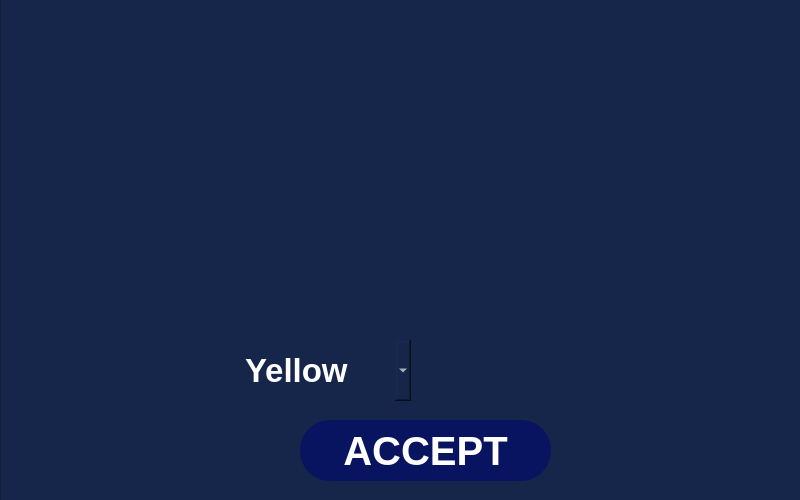
<?xml version="1.0" encoding="UTF-8"?>
<ui version="4.0">
 <class>MenuWindow</class>
 <widget class="QWidget" name="MenuWindow">
  <property name="geometry">
   <rect>
    <x>0</x>
    <y>0</y>
    <width>800</width>
    <height>500</height>
   </rect>
  </property>
  <property name="windowTitle">
   <string>MenuWindow</string>
  </property>
  <property name="styleSheet">
   <string notr="true"/>
  </property>
  <widget class="QPushButton" name="startBut">
   <property name="geometry">
    <rect>
     <x>260</x>
     <y>360</y>
     <width>321</width>
     <height>61</height>
    </rect>
   </property>
   <property name="font">
    <font>
     <family>Arial</family>
     <pointsize>30</pointsize>
     <italic>false</italic>
     <bold>true</bold>
    </font>
   </property>
   <property name="styleSheet">
    <string notr="true">QPushButton {
	font: 700 30pt &quot;Arial&quot;;
	border-radius: 30px;
	background-color:rgb(9, 20, 96);
	color: white;
}
QPushButton:hover {
	background-color: rgb(66, 14, 155);
}
QPushButton:pressed {
	background-color: rgb(34, 10, 105);
	color: white;
}

</string>
   </property>
   <property name="text">
    <string>Start</string>
   </property>
  </widget>
  <widget class="QGraphicsView" name="graphicsView">
   <property name="geometry">
    <rect>
     <x>0</x>
     <y>-30</y>
     <width>1800</width>
     <height>800</height>
    </rect>
   </property>
   <property name="styleSheet">
    <string notr="true">background-color:rgb(22, 37, 74);
</string>
   </property>
  </widget>
  <widget class="QLineEdit" name="loginLineEdit">
   <property name="geometry">
    <rect>
     <x>260</x>
     <y>300</y>
     <width>321</width>
     <height>51</height>
    </rect>
   </property>
   <property name="font">
    <font>
     <family>Arial</family>
     <pointsize>30</pointsize>
     <italic>false</italic>
     <bold>true</bold>
    </font>
   </property>
   <property name="styleSheet">
    <string notr="true">QLineEdit {
    background-color:rgb(22, 37, 74);
	color:white;
	font: 700 30pt &quot;Arial&quot;;
}
</string>
   </property>
   <property name="text">
    <string/>
   </property>
   <property name="maxLength">
    <number>15</number>
   </property>
  </widget>
  <widget class="QLabel" name="logoLabel">
   <property name="geometry">
    <rect>
     <x>160</x>
     <y>-10</y>
     <width>481</width>
     <height>311</height>
    </rect>
   </property>
   <property name="styleSheet">
    <string notr="true">QLabel{
background-image:url('/Users/sagot/Documents/Snake-game/images/logo.png');
background-size: 20%;
background-color:
};</string>
   </property>
   <property name="text">
    <string/>
   </property>
  </widget>
  <widget class="QPushButton" name="leaderBoardBut">
   <property name="geometry">
    <rect>
     <x>260</x>
     <y>430</y>
     <width>321</width>
     <height>61</height>
    </rect>
   </property>
   <property name="font">
    <font>
     <family>Arial</family>
     <pointsize>30</pointsize>
     <italic>false</italic>
     <bold>true</bold>
    </font>
   </property>
   <property name="styleSheet">
    <string notr="true">QPushButton {
	font: 700 30pt &quot;Arial&quot;;
	border-radius: 30px;
	background-color:rgb(9, 20, 96);
	color: white;
}
QPushButton:hover {
	background-color: rgb(66, 14, 155);
}
QPushButton:pressed {
	background-color: rgb(34, 10, 105);
	color: white;
}

</string>
   </property>
   <property name="text">
    <string>Leader Board</string>
   </property>
  </widget>
  <widget class="QPushButton" name="skinbut">
   <property name="geometry">
    <rect>
     <x>10</x>
     <y>380</y>
     <width>151</width>
     <height>111</height>
    </rect>
   </property>
   <property name="font">
    <font>
     <family>Arial</family>
     <pointsize>30</pointsize>
     <italic>false</italic>
     <bold>true</bold>
    </font>
   </property>
   <property name="styleSheet">
    <string notr="true">QPushButton {
border-radius:30px;
  background-image: url('/Users/sagot/Documents/Snake-game/images/skinBut.png');
  background-repeat: no-repeat;
   background-position: center;
	background-color:rgb(22, 37, 74);
}
QPushButton:hover {
	background-color: rgb(66, 14, 155);
background-image:url('/Users/sagot/Documents/Snake-game/images/skinBut.png');
}
QPushButton:pressed {
background-image:url('/Users/sagot/Documents/Snake-game/images/skinBut.png');
	background-color: rgb(34, 10, 105);
	color: white;
}

</string>
   </property>
   <property name="text">
    <string/>
   </property>
  </widget>
  <widget class="QFrame" name="skinFrame">
   <property name="geometry">
    <rect>
     <x>240</x>
     <y>300</y>
     <width>361</width>
     <height>191</height>
    </rect>
   </property>
   <property name="styleSheet">
    <string notr="true">background-color:rgb(22, 37, 74);
border-radius:10px;</string>
   </property>
   <property name="frameShape">
    <enum>QFrame::StyledPanel</enum>
   </property>
   <property name="frameShadow">
    <enum>QFrame::Raised</enum>
   </property>
   <widget class="QLabel" name="label">
    <property name="geometry">
     <rect>
      <x>180</x>
      <y>10</y>
      <width>151</width>
      <height>101</height>
     </rect>
    </property>
    <property name="styleSheet">
     <string notr="true">color:white;</string>
    </property>
    <property name="text">
     <string/>
    </property>
   </widget>
   <widget class="QComboBox" name="comboBox">
    <property name="geometry">
     <rect>
      <x>0</x>
      <y>40</y>
      <width>171</width>
      <height>61</height>
     </rect>
    </property>
    <property name="font">
     <font>
      <family>Arial</family>
      <pointsize>25</pointsize>
      <bold>true</bold>
     </font>
    </property>
    <property name="styleSheet">
     <string notr="true">color:white;
hover-color:black;</string>
    </property>
    <item>
     <property name="text">
      <string>Yellow</string>
     </property>
    </item>
    <item>
     <property name="text">
      <string>Purple</string>
     </property>
    </item>
    <item>
     <property name="text">
      <string>Light blue</string>
     </property>
    </item>
    <item>
     <property name="text">
      <string>Orange</string>
     </property>
    </item>
    <item>
     <property name="text">
      <string>Gray</string>
     </property>
    </item>
    <item>
     <property name="text">
      <string>Dark blue</string>
     </property>
    </item>
    <item>
     <property name="text">
      <string>Dark green</string>
     </property>
    </item>
    <item>
     <property name="text">
      <string>Red</string>
     </property>
    </item>
    <item>
     <property name="text">
      <string>Light green</string>
     </property>
    </item>
    <item>
     <property name="text">
      <string>Pink</string>
     </property>
    </item>
   </widget>
   <widget class="QPushButton" name="acceptSkinBut">
    <property name="geometry">
     <rect>
      <x>60</x>
      <y>120</y>
      <width>251</width>
      <height>61</height>
     </rect>
    </property>
    <property name="font">
     <font>
      <family>Arial</family>
      <pointsize>30</pointsize>
      <italic>false</italic>
      <bold>true</bold>
     </font>
    </property>
    <property name="styleSheet">
     <string notr="true">QPushButton {
	font: 700 30pt &quot;Arial&quot;;
	border-radius: 30px;
	background-color:rgb(9, 20, 96);
	color: white;
}
QPushButton:hover {
	background-color: rgb(66, 14, 155);
}
QPushButton:pressed {
	background-color: rgb(34, 10, 105);
	color: white;
}

</string>
    </property>
    <property name="text">
     <string>ACCEPT</string>
    </property>
   </widget>
  </widget>
  <zorder>graphicsView</zorder>
  <zorder>startBut</zorder>
  <zorder>loginLineEdit</zorder>
  <zorder>logoLabel</zorder>
  <zorder>leaderBoardBut</zorder>
  <zorder>skinbut</zorder>
  <zorder>skinFrame</zorder>
 </widget>
 <resources/>
 <connections/>
</ui>
